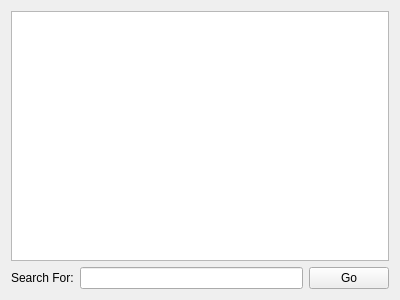
<?xml version="1.0" encoding="UTF-8"?>
<ui version="4.0">
 <class>FindApp</class>
 <widget class="QWidget" name="FindApp">
  <property name="geometry">
   <rect>
    <x>0</x>
    <y>0</y>
    <width>400</width>
    <height>300</height>
   </rect>
  </property>
  <property name="windowTitle">
   <string>FindApp</string>
  </property>
  <layout class="QVBoxLayout" name="verticalLayout">
   <item>
    <widget class="QTextEdit" name="textEdit"/>
   </item>
   <item>
    <layout class="QHBoxLayout" name="horizontalLayout">
     <item>
      <widget class="QLabel" name="label">
       <property name="text">
        <string>Search For:</string>
       </property>
      </widget>
     </item>
     <item>
      <widget class="QLineEdit" name="lineEdit"/>
     </item>
     <item>
      <widget class="QPushButton" name="goButton">
       <property name="text">
        <string>Go</string>
       </property>
      </widget>
     </item>
    </layout>
   </item>
  </layout>
 </widget>
 <layoutdefault spacing="6" margin="11"/>
 <resources/>
 <connections/>
</ui>
